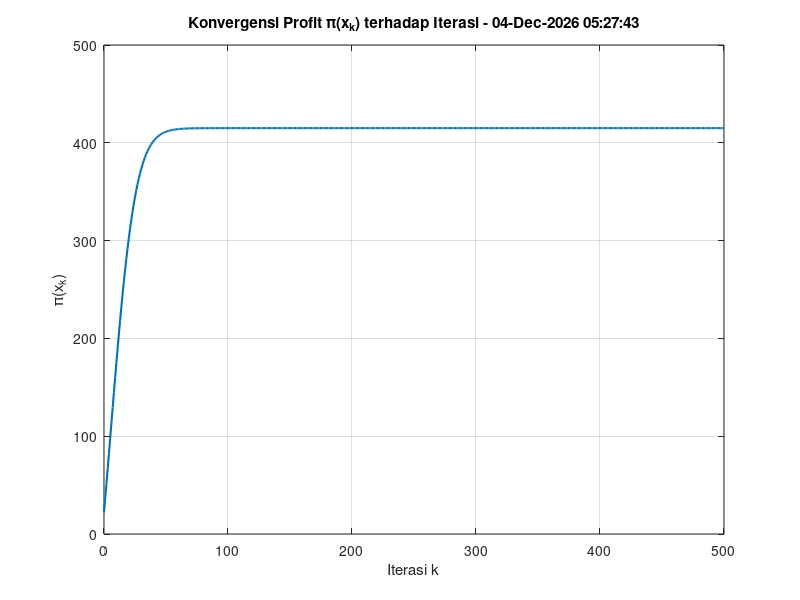
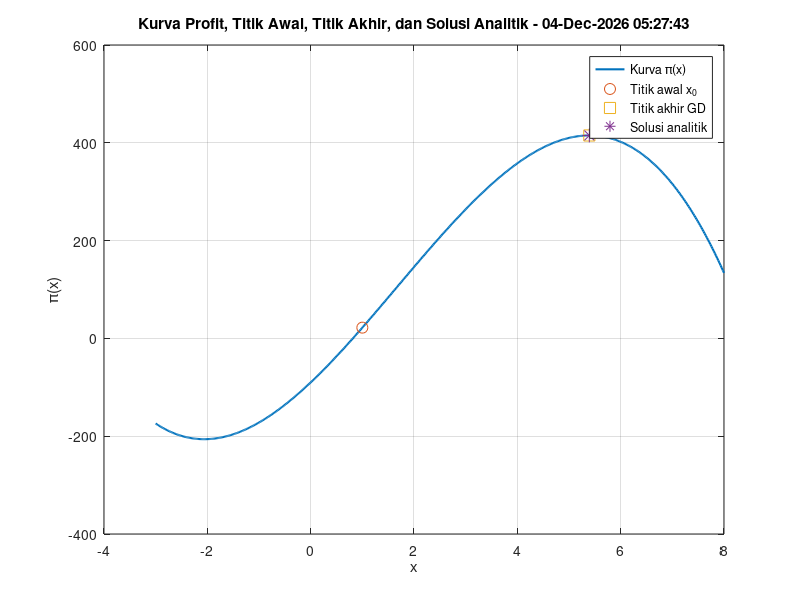
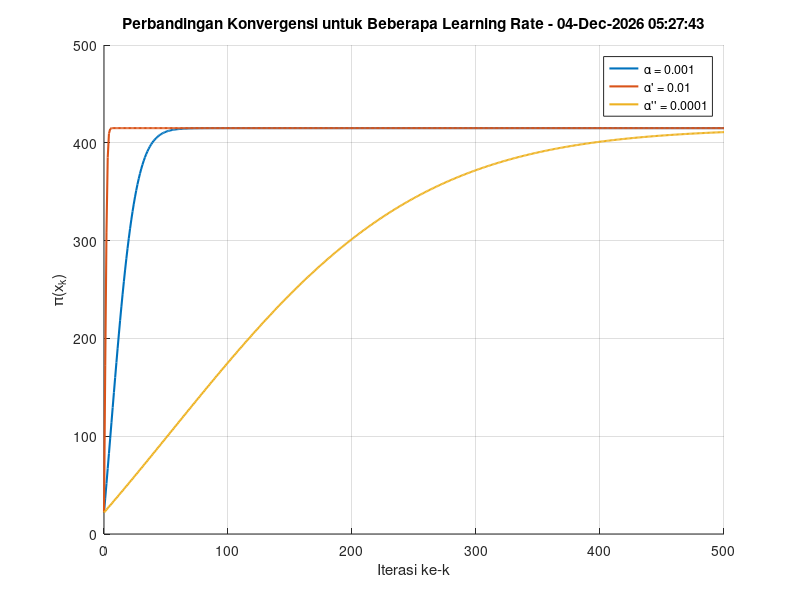

Reproduce these figures in MATLAB, in order.
% =====================================================
% UTS Matematika Sains Data — Semester Genap 2025/2026
% Soal 6 — Optimasi Harga Produk Via Gradient Descent Manual
% ---------------------------------------------------
% Nama : Nabilah Nur Aisyah Nugroho
% NIM : 2510514020
% Parameter: N=20, a=2, b=0, K=3, theta0=60, alpha=0.001
% Tanggal: 2026-04-28
% =====================================================

clc; clear; close all;

%% BAGIAN E
% Parameter
alpha = 0.001;
x0 = 1;
iterasi = 500;

% Fungsi profit dan turunan profit
pi_fun = @(x) -3*x.^3 + 15*x.^2 + 100*x - 90;
dpi_fun = @(x) -9*x.^2 + 30*x + 100;

% Menyimpan nilai x dan profit
x = zeros(iterasi+1, 1);
profit = zeros(iterasi+1, 1);

% Titik awal
x(1) = x0;
profit(1) = pi_fun(x(1));

% Iterasi Gradient Descent
for k = 1:iterasi
    x(k+1) = x(k) + alpha * dpi_fun(x(k));
    profit(k+1) = pi_fun(x(k+1));
end

% Solusi analitik dari 6.1
x_analitik = (5 + 5*sqrt(5))/3;
profit_analitik = pi_fun(x_analitik);

% Tampilkan hasil
fprintf('BAGIAN E\n');
fprintf('Titik awal x0 = %.6f\n', x0);
fprintf('Profit awal = %.6f\n', pi_fun(x0));
fprintf('Titik akhir Gradient Descent = %.6f\n', x(end));
fprintf('Profit akhir Gradient Descent = %.6f\n', profit(end));
fprintf('Solusi analitik = %.6f\n', x_analitik);
fprintf('Profit maksimum analitik = %.6f\n\n', profit_analitik);

% Plot konvergensi pi(x_k) vs k
figure;
plot(0:iterasi, profit, 'LineWidth', 1.5);
xlabel('Iterasi k');
ylabel('\pi(x_k)');
title(['Konvergensi Profit \pi(x_k) terhadap Iterasi - ', datestr(now)]);
grid on;

% Plot kurva profit
x_range = linspace(-3, 8, 500);
y_range = pi_fun(x_range);

figure;
plot(x_range, y_range, 'LineWidth', 1.5);
hold on;
plot(x0, pi_fun(x0), 'o', 'MarkerSize', 8);
plot(x(end), profit(end), 's', 'MarkerSize', 8);
plot(x_analitik, profit_analitik, '*', 'MarkerSize', 10);

xlabel('x');
ylabel('\pi(x)');
title(['Kurva Profit, Titik Awal, Titik Akhir, dan Solusi Analitik - ', datestr(now)]);
legend('Kurva \pi(x)', 'Titik awal x_0', ...
       'Titik akhir GD', 'Solusi analitik', ...
       'Location', 'best');
grid on;
hold off;

%% BAGIAN F
% Analisis sensitivitas learning rate

alpha1 = 0.001;
alpha2 = 10 * alpha1;
alpha3 = 0.1 * alpha1;

alpha_list = [alpha1, alpha2, alpha3];
label_list = {'\alpha = 0.001', '\alpha'' = 0.01', '\alpha'''' = 0.0001'};

figure;
hold on;

fprintf('BAGIAN F\n');

for i = 1:length(alpha_list)
    alpha = alpha_list(i);

    x = zeros(iterasi+1, 1);
    profit = zeros(iterasi+1, 1);

    x(1) = x0;
    profit(1) = pi_fun(x(1));

    for k = 1:iterasi
        x(k+1) = x(k) + alpha * dpi_fun(x(k));
        profit(k+1) = pi_fun(x(k+1));
    end

    fprintf('%s\n', label_list{i});
    fprintf('x akhir = %.6f\n', x(end));
    fprintf('profit akhir = %.6f\n\n', profit(end));

    plot(0:iterasi, profit, 'LineWidth', 1.5);
end

xlabel('Iterasi ke-k');
ylabel('\pi(x_k)');
title(['Perbandingan Konvergensi untuk Beberapa Learning Rate - ', datestr(now)]);
legend(label_list, 'Location', 'best');
grid on;
hold off;

fprintf('Kesimpulan:\n');
fprintf('- alpha = 0.001 konvergen stabil.\n');
fprintf('- alpha'' = 0.01 lebih besar sehingga lebih cepat, tetapi berisiko overshooting/osilasi.\n');
fprintf('- alpha'''' = 0.0001 terlalu kecil sehingga konvergensi lambat.\n');
fprintf('Fenomena ini disebut sensitivitas learning rate.\n');
